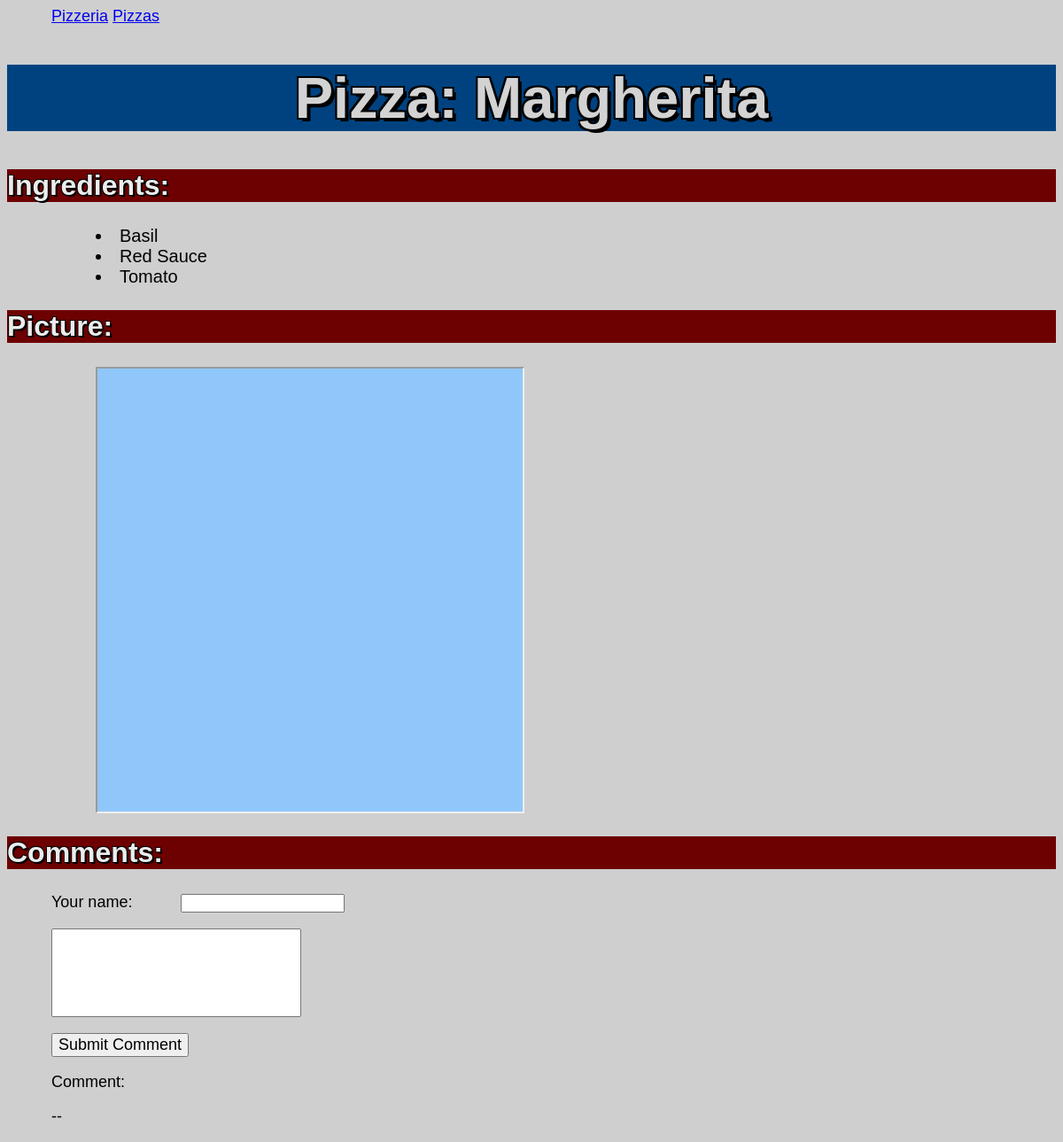
Screenshot of /pizza/3/ with the database file from the repository.
### pizzas/models.py (models this page shows, shortened)
class Pizza(models.Model):
    name = models.CharField(max_length=200)
    def __str__(self):
        return self.name

class Toppings(models.Model):
    name = models.CharField(max_length=200)
    pizza = models.ForeignKey(Pizza, on_delete=models.CASCADE)
    class Meta:
        verbose_name_plural = "Toppings"

### pizzas/views.py (the view)
# urls.py: path("pizza/<int:pizza_id>/", views.pizza, name="pizza"),
def pizza(request, pizza_id):
    pizza = Pizza.objects.get(id=pizza_id)
    toppings = Toppings.objects.order_by("name")
    context = {"pizza": pizza, "toppings": toppings}
    return render(request, "pizzas/pizza.html", context)

### pizzas/templates/pizzas/pizza.html (shortened to what this page needs)
{% extends "pizzas/base.html" %}
{% block content %}
<body style="background-color:rgb(207, 207, 207)">
    <body>
        <h1> Pizza: {{ pizza }} </h1>
        <h2>Ingredients: </h2>
        <u1> {% for topping in toppings %}
            {% if pizza == topping.pizza %}
            <li>
                {{ topping.name }}
            </li>
            {% endif %}
            {% endfor %}
        </u1>
        <h2>Picture:</h2>
        {% if pizza.name == "Margherita" %}
        <iframe src="https://cdn.loveandlemons.com/wp-content/uploads/2019/09/margherita-pizza-500x500.jpg" width="480"
            height="500"></iframe>
        {% endif %}
        <form>
            <h2> Comments: </h2>
            <p>Your name:
                <input type="text" id="userName" tabindex="1"=></input>
            </p>
            <input type="text" id="userInput" tabindex="1" style="height:100px; font-size:16pt;"></input>
        </form>
        <button onclick="printcomment()" type="submit" name="btn2">Submit Comment</button>
        <p>Comment: </p>
        <p>-- </p>
    </body>
    {% endblock content %}

### pizzas/templates/pizzas/pizza.html (style rules this page uses)
h1 { background-color: rgb(0, 66, 128); color: rgb(211, 211, 211); font-size: 65px; text-align: center; font-family: Arial, Helvetica, sans-serif, serif; text-shadow: 4px 4px 0 #000, -2px -2px 0 #000, 2px -2px 0 #000, -2px 2px 0 #000, 2px 2px 0 #000; }
p { color: black; margin-left: 50px; font-family: Arial, Helvetica, sans-serif; font-size: 18px; }
h2 { font-size: 32px; font-family: 'Trebuchet MS', 'Lucida Sans Unicode', 'Lucida Grande', 'Lucida Sans', Arial, sans-serif; background-color: rgb(109, 0, 0); color: rgb(236, 236, 236); text-shadow: 2px 2px 0 #000000, -.75px -.75px 0 #000000, .75px -.75px 0 #000000, -.75px .75px 0 #000000, .75px .75px 0 #000000; }
iframe { align-content: center; margin-left: 100px; margin-right: auto; background-color: rgb(144, 199, 250); display: inline; }
li { font-size: 20px; margin-left: 100px; font-family: Arial, Helvetica, sans-serif; }
button { margin-left: 50px; font-family: Arial, Helvetica, sans-serif; font-size: 18px; }
input { margin-left: 50px; }

### rows the page displays
Pizza: name "Margherita"
Toppings: name "Basil"
Toppings: name "Red Sauce"
Toppings: name "Tomato"
